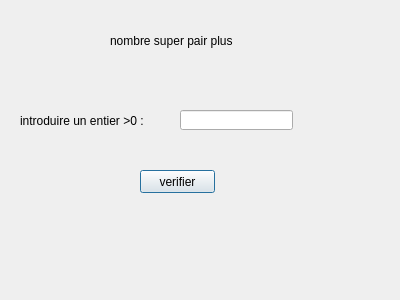
<?xml version="1.0" encoding="UTF-8"?>
<ui version="4.0">
 <class>Dialog</class>
 <widget class="QDialog" name="Dialog">
  <property name="geometry">
   <rect>
    <x>0</x>
    <y>0</y>
    <width>400</width>
    <height>300</height>
   </rect>
  </property>
  <property name="windowTitle">
   <string>Dialog</string>
  </property>
  <widget class="QLabel" name="label">
   <property name="geometry">
    <rect>
     <x>110</x>
     <y>20</y>
     <width>161</width>
     <height>41</height>
    </rect>
   </property>
   <property name="text">
    <string>nombre super pair plus</string>
   </property>
  </widget>
  <widget class="QLabel" name="label_2">
   <property name="geometry">
    <rect>
     <x>20</x>
     <y>100</y>
     <width>151</width>
     <height>41</height>
    </rect>
   </property>
   <property name="text">
    <string>introduire un entier &gt;0 :</string>
   </property>
  </widget>
  <widget class="QLabel" name="res">
   <property name="geometry">
    <rect>
     <x>50</x>
     <y>190</y>
     <width>221</width>
     <height>61</height>
    </rect>
   </property>
   <property name="text">
    <string/>
   </property>
  </widget>
  <widget class="QLineEdit" name="n">
   <property name="geometry">
    <rect>
     <x>180</x>
     <y>110</y>
     <width>113</width>
     <height>20</height>
    </rect>
   </property>
  </widget>
  <widget class="QPushButton" name="verifier">
   <property name="geometry">
    <rect>
     <x>140</x>
     <y>170</y>
     <width>75</width>
     <height>23</height>
    </rect>
   </property>
   <property name="text">
    <string>verifier</string>
   </property>
  </widget>
 </widget>
 <resources/>
 <connections/>
</ui>
